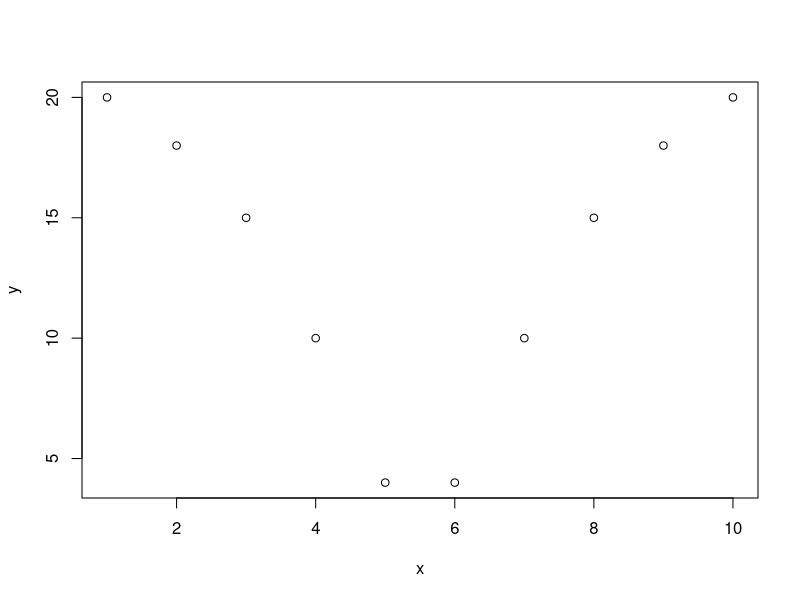
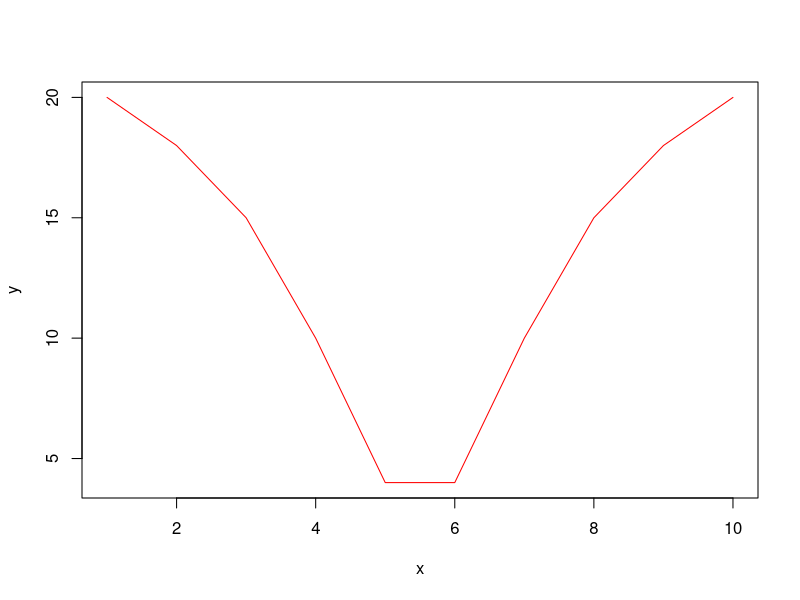
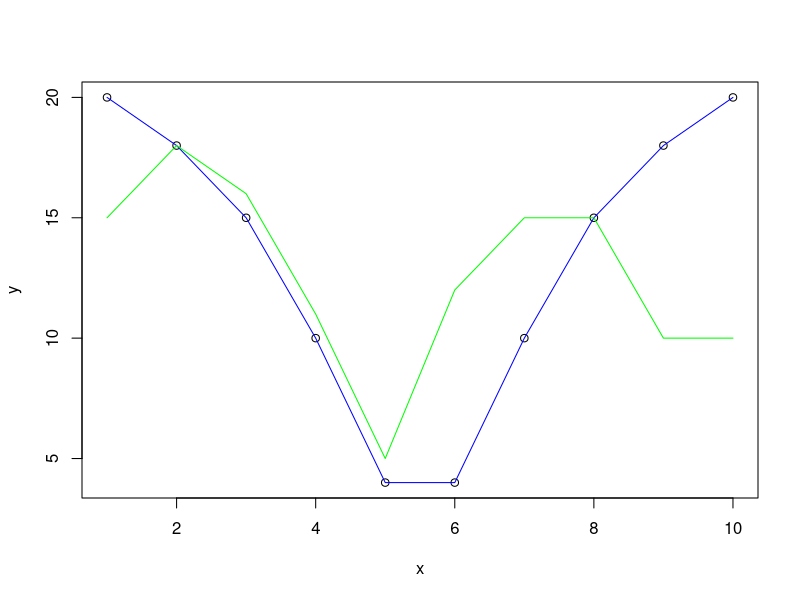

These charts were generated, in order, by the following R code:
#read the help of the functions vector and c

?c
?vector

#Combine 18, 26, 29, 65

a <- c(18, 26, 29, 65)

a

#Each position

a[1]
a[2]
a[3]
a[4]

#Positions 2 and 3

a[c(2,3)]

#Operations

a[2]-a[4]

#How many are above 28?
a > 28

#Create vector of characters

cvec <- c("Menorca", "Barcelona", "Ottawa", "Bern")

#Positions
cvec[1]
cvec[2]
cvec[3]
cvec[4]


#Add names to the vector

names(a)
names(a) <- cvec
names(a)

a


a["Menorca"]


a["Bern"]-a["Ottawa"]
#Did you see something strange?

max(a)

which(a==29)

which(a==max(a))

#Sum (1,2,3) + (4,5,6)

bdayW <- c(17, 6, 1984) 

date <- c("Day", "Month", "Year")

names(bdayW) <- date

bdayW["Month"]


bdayS <- c(30,5,2006)
names(bdayS) <- date

#To check who is older we can compare the year of their birthdays

bdayW["Year"] < bdayS["Year"]


#Be careful! This is not equivalent to this

bdayW["Year"] > bdayS["Year"]

#An example to illustrate this

bdayA <- c(1,4,1984)
names(bdayA) <- date

#check
bdayA["Year"] < bdayW["Year"]
bdayA["Year"] > bdayW["Year"]

#both are false

bdayA["Year"] == bdayW["Year"]



#Alternative
bdayA <- c(1,"April",1984)
bdayW <- c(17,"June",1984)

bdayA
bdayW

?as.Date

#Operations with vectors

c(1,2,3)+c(3,4,5)

#Be careful with vectors of different length. Sum (1,2,3) + (4,5,6,7,8)

c(1,2,3)+c(4,5,6,7,8)





#More operations with vectors
#Assign a vector to a

a <- c(1,2,4,8)

#Multiply a vector by a number

2*a

#Multiply two vectors

b <- c(0,-1,4,6)

a*b

#Sign b
sign(b)

#Check position 3 of the vector
a[3]



#check which positions of a vector are bigger than 5

a > 5

#write the elements that are bigger than 5

a[a>5]


#Ask which positions of a vector satisfy a condition
which(a>5)


#Other ways of creating vectors

a <- 1:10
a
#Sequence

a <- seq(2,100,2)



#Go back to lecture 1

x <- c(1,2,3,4,5,6,7,8,9,10)
y <- c(20, 18, 15, 10, 4, 4, 10, 15, 18, 20)

#Plot x and y

plot(x,y)

#plot x and y with lines and color red
plot(x,y, "l", col="red")

#make the points and lines in blue
plot(x,y)
lines(x,y, col="blue")

#With lines we can add another trajectory to the plot
y2 <- c(15, 18, 16, 11, 5, 12, 15, 15, 10, 10)
lines(x,y2, col="green")



#Mean of a vector
a <- c(1,3,8)
mean(a)

#sum of a
sum(a)

#standard deviation

sd(a)

b <- c(2,4,2)

t.test(a,b)


#Another example (because no one likes p-values > 0.05)

a <- c(1,2,3)


b <- c(100,101, 100)

t.test(a,b)

class(t.test(a,b))

t <- t.test(a,b)
class(t)


#concatenate the two vectors
c <- c(a,b)
c


#More ways of creating a vector

rep("gold", 7)

c(rep("gold",5), rep(c("green", "blue"),5))


?vector


#I promise this will be useful in the future:

#create a numeric vector of length 10
vector(mode="numeric", length=10)

#create a character vector of length 10
vector(mode="character", length=6)

#create a logical vector of length 10
vector(mode="logical", length=12)

